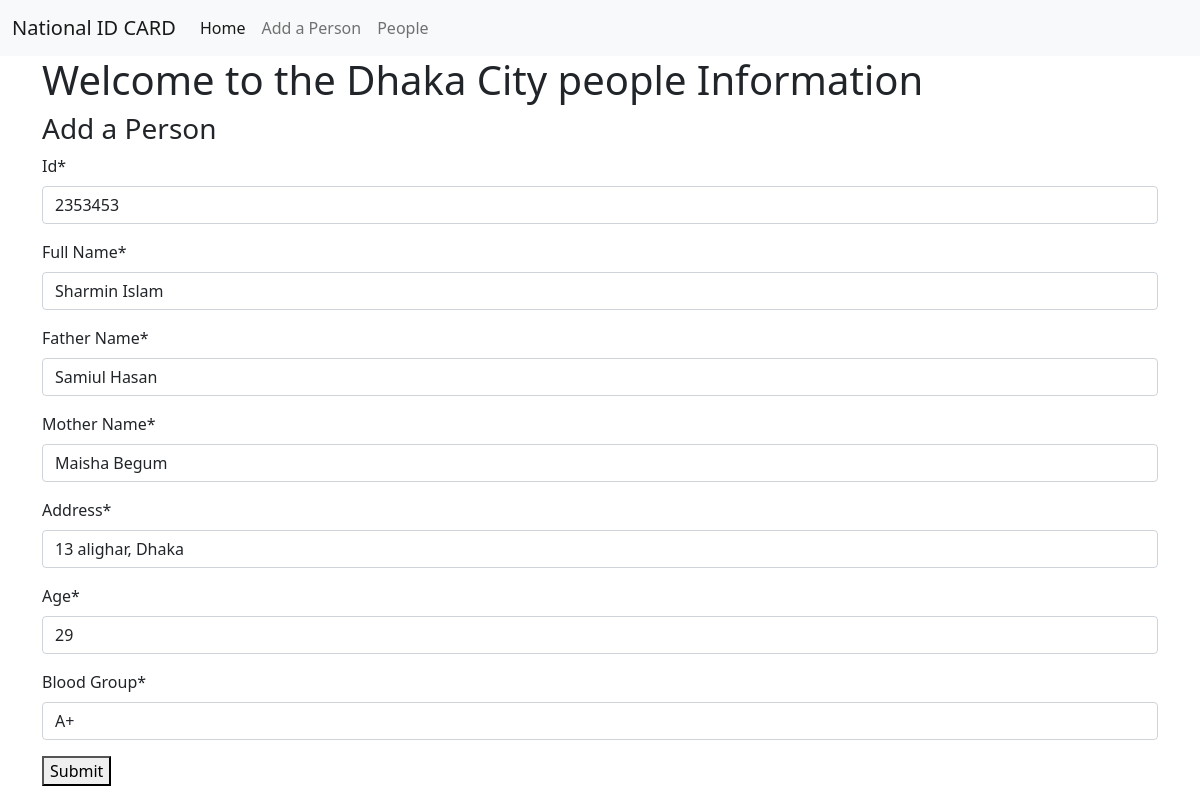
/update_person/2353453, run on the app's committed database.
### dhaka_city/models.py (models this page shows)
class people_table(models.Model):
    id = models.IntegerField(primary_key=True)
    Full_name = models.CharField(max_length=100, verbose_name="Full Name")
    Father_name = models.CharField(max_length=100, verbose_name="Father Name")
    Mother_name = models.CharField(max_length=100, verbose_name="Mother Name")
    address = models.CharField(max_length=100, verbose_name="Address")
    Age = models.IntegerField()
    Blood_group = models.CharField(max_length=100, verbose_name="Blood Group", null=True)

### dhaka_city/views.py (the view)
# urls.py: path('update_person/<int:id>', update_person, name="update_person_u"),
def update_person(request, id):
    person = people_table.objects.get(pk=id)
    if request.method == 'POST':
        one_person = people_tableForm(request.POST, instance = person)
        if one_person.is_valid():
            one_person.save()
            return redirect('people_info_u')
    else:
        person = people_tableForm(instance=person)
        return render(request, 'add_person.html', {"form" : person})

### dhaka_city/forms.py
class people_tableForm(forms.ModelForm):
    class Meta:
        model = people_table
        fields = ['id', 'Full_name', 'Father_name','Mother_name', 'address', 'Age','Blood_group']

### dhaka_city/templates/add_person.html (shortened to what this page needs)
{% extends "index.html" %}
{% load crispy_forms_tags %}
{% block content %}
<div class="container">
    <h1>Welcome to the Dhaka City people Information</h1>
    <h3>Add a Person</h3>
    <form method="POST">
        {{ form | crispy }}
        <button type="submit">Submit</button>
    </form>
</div>
{% endblock %}

### data on the page
people_table: id "2353453", Full_name "Sharmin Islam", Father_name "Samiul Hasan", Mother_name "Maisha Begum", address "13 alighar, Dhaka", Age "29", Blood_group "A+"
